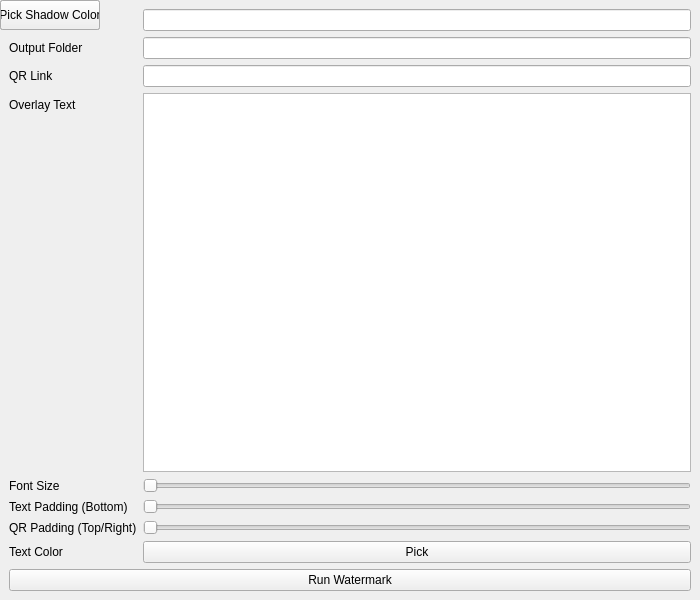
<?xml version="1.0" encoding="UTF-8"?>
<ui version="4.0">
 <class>WatermarkWizard</class>
 <widget class="QMainWindow" name="WatermarkWizard">
  <property name="geometry">
   <rect><x>0</x><y>0</y><width>700</width><height>600</height></rect>
  </property>
  <property name="windowTitle"><string>Salvo Watermark Wizard</string></property>
  <widget class="QWidget" name="centralwidget">
   <layout class="QVBoxLayout" name="verticalLayout">

    <item>
     <layout class="QFormLayout" name="formLayout">

      <item row="0" column="0"><widget class="QLabel" name="labelInput"><property name="text"><string>Input Folder</string></property></widget></item>
      <item row="0" column="1"><widget class="QLineEdit" name="inputDir"/></item>
      <item row="0" column="2"><widget class="QPushButton" name="browseInputBtn"><property name="text"><string>Browse</string></property></widget></item>

      <item row="1" column="0"><widget class="QLabel" name="labelOutput"><property name="text"><string>Output Folder</string></property></widget></item>
      <item row="1" column="1"><widget class="QLineEdit" name="outputDir"/></item>
      <item row="1" column="2"><widget class="QPushButton" name="browseOutputBtn"><property name="text"><string>Browse</string></property></widget></item>

      <item row="2" column="0"><widget class="QLabel" name="labelQr"><property name="text"><string>QR Link</string></property></widget></item>
      <item row="2" column="1" colspan="2"><widget class="QLineEdit" name="qrLink"/></item>

      <item row="3" column="0"><widget class="QLabel" name="labelText"><property name="text"><string>Overlay Text</string></property></widget></item>
      <item row="3" column="1" colspan="2"><widget class="QTextEdit" name="overlayText"/></item>

      <item row="4" column="0"><widget class="QLabel" name="labelFontSize"><property name="text"><string>Font Size</string></property></widget></item>
      <item row="4" column="1" colspan="2"><widget class="QSlider" name="fontSizeSlider"><property name="orientation"><enum>Qt::Horizontal</enum></property></widget></item>

      <item row="5" column="0"><widget class="QLabel" name="labelPadding"><property name="text"><string>Text Padding (Bottom)</string></property></widget></item>
      <item row="5" column="1" colspan="2"><widget class="QSlider" name="textPaddingSlider"><property name="orientation"><enum>Qt::Horizontal</enum></property></widget></item>

      <item row="6" column="0"><widget class="QLabel" name="labelQRPadding"><property name="text"><string>QR Padding (Top/Right)</string></property></widget></item>
      <item row="6" column="1" colspan="2"><widget class="QSlider" name="qrPaddingSlider"><property name="orientation"><enum>Qt::Horizontal</enum></property></widget></item>

      <item row="7" column="0"><widget class="QLabel" name="labelTextColor"><property name="text"><string>Text Color</string></property></widget></item>
      <item row="7" column="1"><widget class="QPushButton" name="textColorBtn"><property name="text"><string>Pick</string></property></widget></item>
      <item row="7" column="2"><widget class="QPushButton" name="shadowColorBtn"><property name="text"><string>Pick Shadow Color</string></property></widget></item>

     </layout>
    </item>

    <item>
     <widget class="QPushButton" name="runBtn"><property name="text"><string>Run Watermark</string></property></widget>
    </item>

   </layout>
  </widget>
 </widget>
 <resources/>
 <connections/>
</ui>
